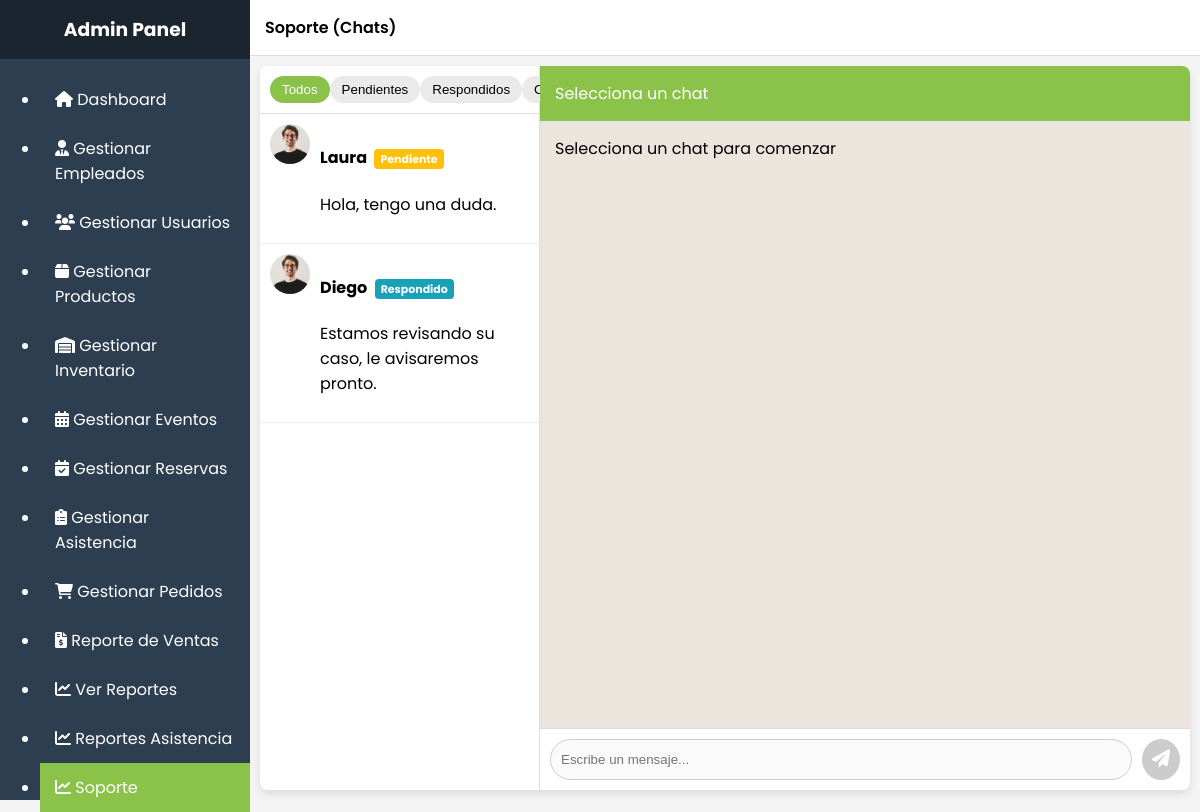
Screenshot of /Proyecto-Mariposario/admin/admin-chats.php (signed in) with the database file from the repository.
### tables this page shows
CREATE TABLE Consulta (
    ID_Consulta INT PRIMARY KEY AUTO_INCREMENT,
    ID_Usuario INT NULL,
    Fecha DATETIME DEFAULT CURRENT_TIMESTAMP,
    Tema ENUM('Consulta','Reclamo','Sugerencia') NOT NULL,
    Estado ENUM('Pendiente','Respondido','Cerrado') DEFAULT 'Pendiente',
    Canal ENUM('Chat','Correo') DEFAULT 'Chat',
    Mensajes JSON NULL,
    Ultima_Actividad DATETIME DEFAULT CURRENT_TIMESTAMP,
    FOREIGN KEY (ID_Usuario) REFERENCES Usuario(ID_Usuario)
);

CREATE TABLE Usuario (
    ID_Usuario INT PRIMARY KEY AUTO_INCREMENT,
    ID_Rol INT NOT NULL,
    Nombre VARCHAR(100) NOT NULL,
    Apellido VARCHAR(100),
    Correo VARCHAR(255) UNIQUE NOT NULL,
    Contrasena VARCHAR(255) NOT NULL,  
    Telefono VARCHAR(20),
    Direccion TEXT,
    Fecha_Registro DATETIME DEFAULT CURRENT_TIMESTAMP,
    Estado ENUM('activo','inactivo') DEFAULT 'activo',
    FOREIGN KEY (ID_Rol) REFERENCES Rol(ID_Rol)
);

### Proyecto-Mariposario/admin/admin-chats.php (the view, shortened to what this page needs)
<?php
include '../DB.php';
$sql = "SELECT c.ID_Consulta, u.Nombre AS Nombre_Usuario, c.Estado, c.Tema, c.Mensajes, c.Fecha
        FROM Consulta c
        LEFT JOIN Usuario u ON c.ID_Usuario = u.ID_Usuario
        ORDER BY c.Fecha DESC";
$result = $conn->query($sql);
$chats = [];
while ($row = $result->fetch_assoc()) {
    $chats[] = $row;
}
$page_title = 'Soporte (Chats)';
?>
<!DOCTYPE html>
<html lang="es">
<head>
<link rel="stylesheet" href="https://cdnjs.cloudflare.com/ajax/libs/font-awesome/6.0.0-beta3/css/all.min.css">
</head>
<body>
<div class="admin-layout">
    <div class="sidebar">
        <div class="sidebar-header"><h3>Admin Panel</h3></div>
            <nav class="sidebar-nav">
                <div class="menu-scroll">
                    <ul>
                        <li><a href="dashboard.php" class="<?php echo (basename($_SERVER['PHP_SELF']) == 'dashboard.php') ? 'active' : ''; ?>"><i class="fas fa-home"></i> Dashboard</a></li>
                        <li><a href="gestion_empleados.php" class="<?php echo (in_array(basename($_SERVER['PHP_SELF']), ['gestion_empleados.php', 'add_empleado.php', 'edit_empleado.php'])) ? 'active' : ''; ?>"><i class="fas fa-user-tie"></i> Gestionar Empleados</a></li>
                        <li><a href="users.php" class="<?php echo (basename($_SERVER['PHP_SELF']) == 'users.php') ? 'active' : ''; ?>"><i class="fas fa-users"></i> Gestionar Usuarios</a></li>
                        <li><a href="products.php" class="<?php echo (basename($_SERVER['PHP_SELF']) == 'products.php') ? 'active' : ''; ?>"><i class="fas fa-box"></i> Gestionar Productos</a></li>
                        <li><a href="inventarioAdmin.php" class="<?php echo (in_array(basename($_SERVER['PHP_SELF']), ['inventarioAdmin.php', 'add_inventario.php', 'edit_inventario.php'])) ? 'active' : ''; ?>"><i class="fas fa-warehouse"></i> Gestionar Inventario</a></li>
                        <li><a href="eventoAdmin.php" class="<?php echo (basename($_SERVER['PHP_SELF']) == 'eventoAdmin.php') ? 'active' : ''; ?>"><i class="fas fa-calendar-alt"></i> Gestionar Eventos</a></li>
                        <li><a href="ReservaAdmin.php" class="<?php echo (basename($_SERVER['PHP_SELF']) == 'ReservaAdmin.php') ? 'active' : ''; ?>"><i class="fas fa-calendar-check"></i> Gestionar Reservas</a></li>
                        <li><a href="InsEventoAdmin.php" class="<?php echo (basename($_SERVER['PHP_SELF']) == 'InsEventoAdmin.php') ? 'active' : ''; ?>"><i class="fas fa-clipboard-list"></i> Gestionar Asistencia</a></li>
                        <li><a href="pedidos.php" class="<?php echo (in_array(basename($_SERVER['PHP_SELF']), ['pedidos.php', 'edit_pedido.php'])) ? 'active' : ''; ?>"><i class="fas fa-shopping-cart"></i> Gestionar Pedidos</a></li>
                        <li><a href="reporte_ventas.php" class="<?php echo (basename($_SERVER['PHP_SELF']) == 'reporte_ventas.php') ? 'active' : ''; ?>"><i class="fas fa-file-invoice-dollar"></i> Reporte de Ventas</a></li>
                        <li><a href="reports.php" class="<?php echo (basename($_SERVER['PHP_SELF']) == 'reports.php') ? 'active' : ''; ?>"><i class="fas fa-chart-line"></i> Ver Reportes</a></li>
                        <li><a href="reportAsis.php" class="<?php echo (basename($_SERVER['PHP_SELF']) == 'reports.php') ? 'active' : ''; ?>"><i class="fas fa-chart-line"></i> Reportes Asistencia</a></li>
                        <li><a href="admin-chats.php" class="<?php echo (basename($_SERVER['PHP_SELF']) == 'admin-chats.php') ? 'active' : ''; ?>"><i class="fas fa-chart-line"></i> Soporte</a></li>
                    </ul>
                </div>
            </nav>
    </div>
    <div class="main-panel">
        <div class="main-panel-header"><?php echo $page_title; ?></div>
        <div class="chat-container">
            <div class="chat-list">
                <div class="filter-bar">
                    <button class="filter-btn active" onclick="filtrar('Todos',event)">Todos</button>
                    <button class="filter-btn" onclick="filtrar('Pendiente',event)">Pendientes</button>
                    <button class="filter-btn" onclick="filtrar('Respondido',event)">Respondidos</button>
                    <button class="filter-btn" onclick="filtrar('Cerrado',event)">Cerrados</button>
                </div>
                <div class="chat-items" id="chatItems">
                    <?php foreach ($chats as $chat): ?>
                        <?php
                        $mensajes = $chat['Mensajes'] ? json_decode($chat['Mensajes'], true) : [];
                        $ultimo = !empty($mensajes) ? end($mensajes)['text'] : 'Sin mensajes';
                        ?>
                        <div class="chat-item" id="chat-<?= $chat['ID_Consulta']; ?>" data-estado="<?= $chat['Estado']; ?>" onclick="abrirChat(<?= $chat['ID_Consulta']; ?>,'<?= htmlspecialchars($chat['Nombre_Usuario']); ?>','<?= $chat['Estado']; ?>')">
                            <img src="../img/user-profile.jpg">
                            <div>
                                <h4><?= htmlspecialchars($chat['Nombre_Usuario']); ?>
                                    <span class="status-badge status-<?= strtolower($chat['Estado']); ?>" id="estado-<?= $chat['ID_Consulta']; ?>"><?= $chat['Estado']; ?></span>
                                </h4>
                                <p><?= htmlspecialchars($ultimo); ?></p>
                            </div>
                        </div>
                    <?php endforeach; ?>
                </div>
            </div>
            <div class="chat-window">
                <div class="chat-header">
                    <span id="chatUser">Selecciona un chat</span>
                </div>
                <div class="chat-body" id="chatBody">
                    <div class="system-msg">Selecciona un chat para comenzar</div>
                </div>
                <div class="chat-footer">
                    <input type="text" id="adminMsg" placeholder="Escribe un mensaje..." disabled>
                    <button id="sendBtn" disabled><i class="fas fa-paper-plane"></i></button>
                </div>
            </div>
        </div>
    </div>
</div>
</body>
</html>

### Proyecto-Mariposario/admin/admin-chats.php (style rules this page uses)
body { margin:0; font-family:'Poppins',sans-serif; background:#f4f4f4; }
.admin-layout { display:flex; height:100vh; }
.sidebar { width:250px; background:#2c3e50; color:white; }
.sidebar-header h3 { text-align:center; padding:15px; margin:0; background:#1a252f; }
.sidebar-nav a { color:white; display:block; padding:12px 15px; text-decoration:none; }
.sidebar-nav a.active { background:#8BC34A; }
.main-panel { flex:1; display:flex; flex-direction:column; }
.main-panel-header { background:#fff; padding:15px; font-weight:600; border-bottom:1px solid #ddd; }
.chat-container { flex:1; display:flex; margin:10px; background:#fff; border-radius:8px; overflow:hidden; box-shadow:0 4px 8px rgba(0,0,0,0.1); }
.chat-list { width:30%; border-right:1px solid #ddd; display:flex; flex-direction:column; }
.filter-bar { display:flex; justify-content:space-around; padding:10px; background:#fff; border-bottom:1px solid #ddd; }
.filter-btn { background:#eaeaea; border:none; border-radius:20px; padding:6px 12px; cursor:pointer; }
.filter-btn.active { background:#8BC34A; color:#fff; }
.chat-items { flex:1; overflow-y:auto; }
.chat-item { display:flex; padding:10px; border-bottom:1px solid #eee; cursor:pointer; }
.chat-item img { width:40px; height:40px; border-radius:50%; margin-right:10px; }
.status-badge { padding:2px 6px; font-size:11px; border-radius:4px; margin-left:4px; }
.status-pendiente { background:#ffc107; color:#fff; }
.status-respondido { background:#17a2b8; color:#fff; }
.chat-window { flex:1; display:flex; flex-direction:column; background:#ece5dd; }
.chat-header { background:#8BC34A; color:white; padding:15px; display:flex; justify-content:space-between; }
.chat-body { flex:1; padding:15px; overflow-y:auto; display:flex; flex-direction:column; }
.chat-footer { background:#fff; padding:10px; display:flex; gap:10px; border-top:1px solid #ddd; }
.chat-footer input { flex:1; padding:10px; border-radius:25px; border:1px solid #ccc; }
.chat-footer button { background:#8BC34A; color:white; border:none; border-radius:50%; padding:10px; font-size:18px; cursor:pointer; }
.chat-footer button:disabled { background:#ccc; cursor:not-allowed; }

### rows the page displays
consulta: ID_Usuario.Nombre "Laura", Estado "Pendiente", ultimo "Hola, tengo una duda."
consulta: ID_Usuario.Nombre "Diego", Estado "Respondido", ultimo "Estamos revisando su caso, le avisaremos pronto."

### other values shown
$page_title "Soporte (Chats)"
